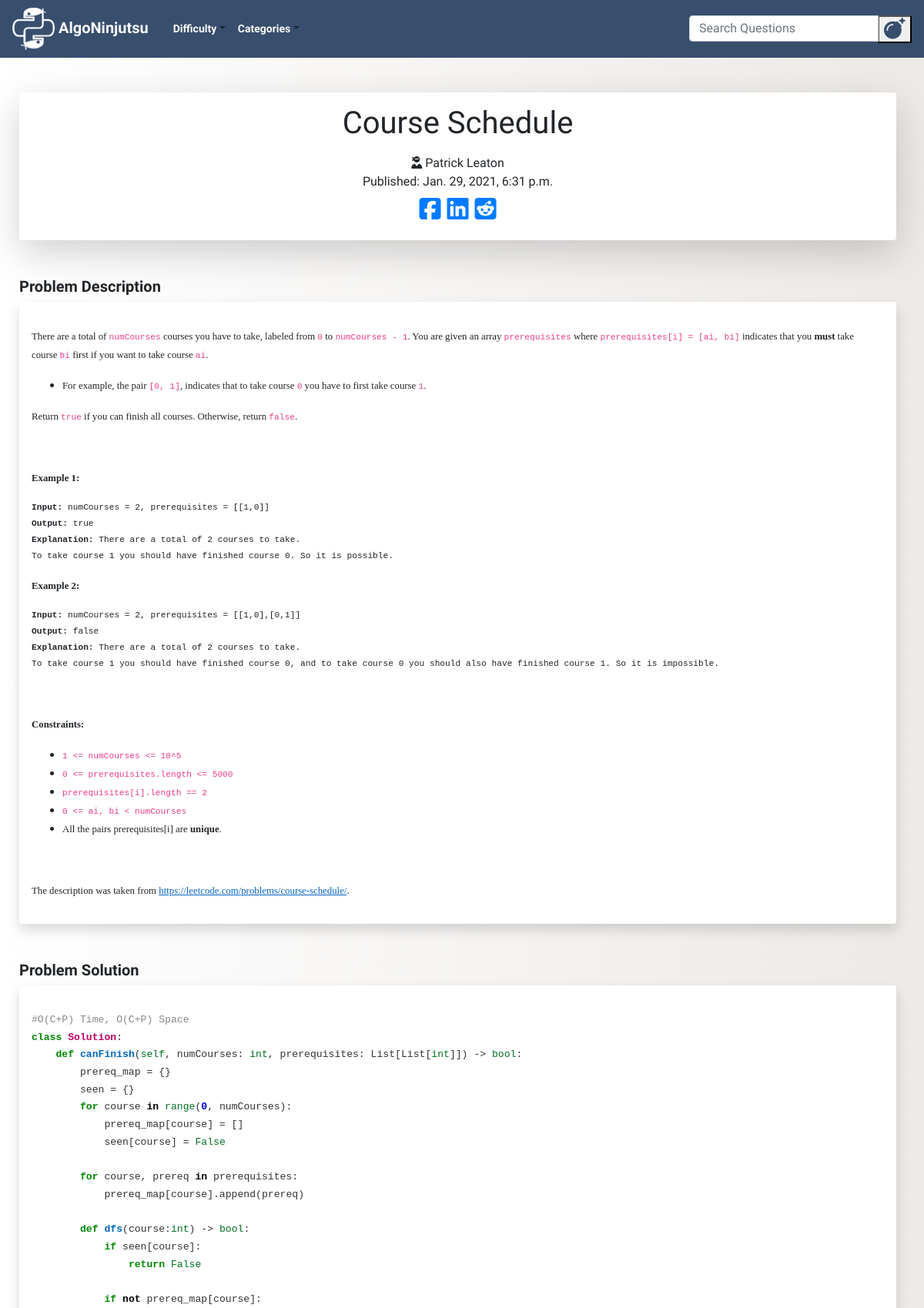
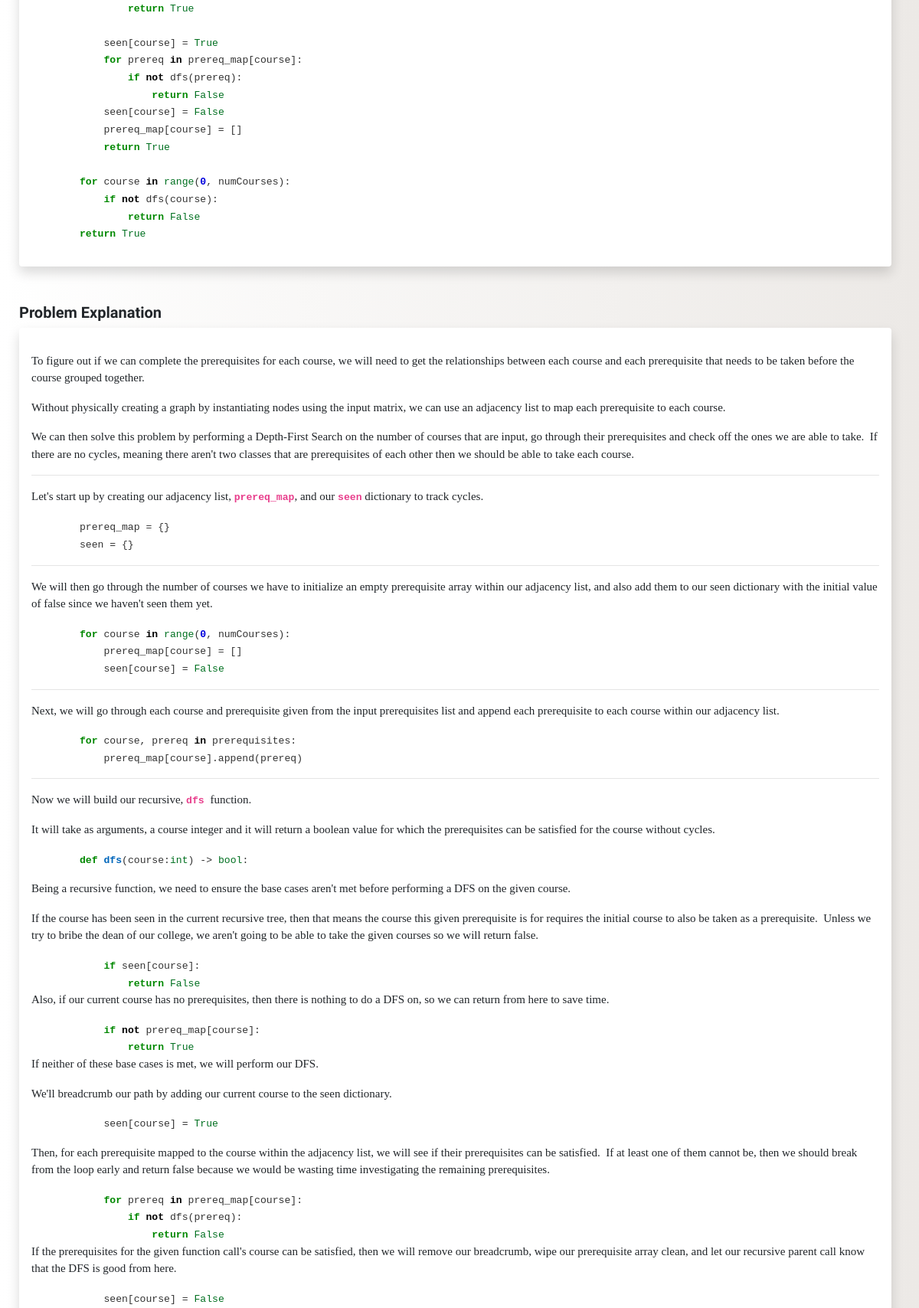
Page /post/150/ (upper part) on the committed database (2 pictures, top to bottom).
### blog/models.py (models this page shows, shortened)
class Post(models.Model):
    author = models.TextField()
    title = RichTextField()
    category = models.TextField(choices = CATEGORY_CHOICES, default = 'arrays')
    alt_category = models.TextField(choices = CATEGORY_CHOICES, blank=True, null = True)
    difficulty = models.TextField(choices = DIFFICULTY_CHOICES, default = 'easy')
    description = RichTextField()
    text = RichTextField()
    explanation = RichTextField()
    additional_notes = RichTextField(blank=True, null = True)
    published_date = models.DateTimeField(blank=True, null=True)

### blog/views.py (the view)
# urls.py: path('post/<int:pk>/', views.PostDetailView.as_view(), name='post_detail'),
class PostDetailView(DetailView):
    model = Post

### blog/templates/blog/post_detail.html (shortened to what this page needs)
{% extends 'blog/base.html' %}
{% block content %}
<div class="pops col-md-12">
  <div class="detail_title shadow-lg p-3 mb-5 bg-white rounded">
    <div align="center">
      <h1 class="posttitle">{{post.title|safe}}</h1>
      <i class="fas fa-user-ninja"></i>
      {{post.author}}
    </div>
    {% if post.published_date %}
    <div class="date postdate">
      Published: {{ post.published_date }}
    </div>
    {% else %}
    <a class="btn btn-default" href="{% url 'post_publish' pk=post.pk%}">Publish</a>
    {% endif %}
    <div class="fa-2x social_links" align="center">
      <a href="https://www.facebook.com/sharer/sharer.php?u={{request.build_absolute_uri}}">
        <i class="fab fa-facebook-square"></i>
      </a>
        <a href="https://www.linkedin.com/shareArticle?mini=true&url={{request.build_absolute_uri}}&title=Gaijin%20Gaming&summary=Check%20out%20this%20article%20from%20Gaijin%20Gaming%20&source={{request.build_absolute_uri}}">
        <i class="fab fa-linkedin"></i>
      </a>
      <a href="http://www.reddit.com/submit?url={{request.build_absolute_uri}}&title=Check%20out%20this%20article%20from%20Gaijin%20Gaming">
        <i class="fab fa-reddit-square"></i>
      </a>
     </div>
  </div>
<h5><b>Problem Description</b></h5>
  <div class="postdescription shadow p-3 mb-5 bg-white rounded">
      <p>{{ post.description|safe}}</p>
  </div>
<h5><b>Problem Solution</b></h5>
  <div class="posttext shadow p-3 mb-5 bg-white rounded">
      <p>{{ post.text|safe}}</p>
  </div>
<h5><b>Problem Explanation</b></h5>
<div class="postexplanation shadow p-3 mb-5 bg-white rounded">
    <p>{{ post.explanation|safe}}</p>
</div>
  </div>
  {% endblock %}

### blog/static/css/blog.css (style rules this page uses)
body { padding-top: 120px; font-family: 'Special Elite', cursive; background: #ECE9E6; background: -webkit-linear-gradient(to right, #FFFFFF, #ECE9E6); background: linear-gradient(to right, #FFFFFF, #ECE9E6); width:97%; }
.pops { padding-left: 30px; }
.postdate { text-align: center; }
.posttext { font-family: verdana; font-size: 15px; }
.postdescription { font-family: verdana; }
.postexplanation { font-family: verdana; font-size: 15px; }

### rows in the picture
Post: title "Course Schedule", author "Patrick Leaton", published_date "Jan. 29, 2021, 6:31 p.m.", description "There are a total of numCourses courses you have to take, labeled from 0 to numCourses - 1 . You are given an array prerequisites where prerequisites[i] = [ai, bi] indicates that you must take course bi first if you want to take course ai . For example, the pair [0, 1] , indicates that to take course 0 you have to first take course 1 . Return true if you can finish all courses. Otherwise, return false . Example 1: Input: numCourses = 2, prerequisites = [[1,0]] Output: true Explanation: There are a total of 2 courses to take. To take course 1 you should have finished course 0. So it is possible. Example 2: Input: numCourses = 2, prerequisites = [[1,0],[0,1]] Output: false Explanation: There…", text "#O(C+P) Time, O(C+P) Space class Solution : def canFinish ( self , numCourses: int , prerequisites: List[List[ int ]]) -> bool : prereq_map = {} seen = {} for course in range ( 0 , numCourses): prereq_map[course] = [] seen[course] = False for course, prereq in prerequisites: prereq_map[course].append(prereq) def dfs (course: int ) -> bool : if seen[course]: return False if not prereq_map[course]: return True seen[course] = True for prereq in prereq_map[course]: if not dfs(prereq): return False seen[course] = False prereq_map[course] = [] return True for course in range ( 0 , numCourses): if not dfs(course): return False return True", explanation "To figure out if we can complete the prerequisites for each course, we will need to get the relationships between each course and each prerequisite that needs to be taken before the course grouped together. Without physically creating a graph by instantiating nodes using the input matrix, we can use an adjacency list to map each prerequisite to each course. We can then solve this problem by performing a Depth-First Search on the number of courses that are input, go through their prerequisites and check off the ones we are able to take. If there are no cycles, meaning there aren't two classes that are prerequisites of each other then we should be able to take each course. Let's start up by…"
